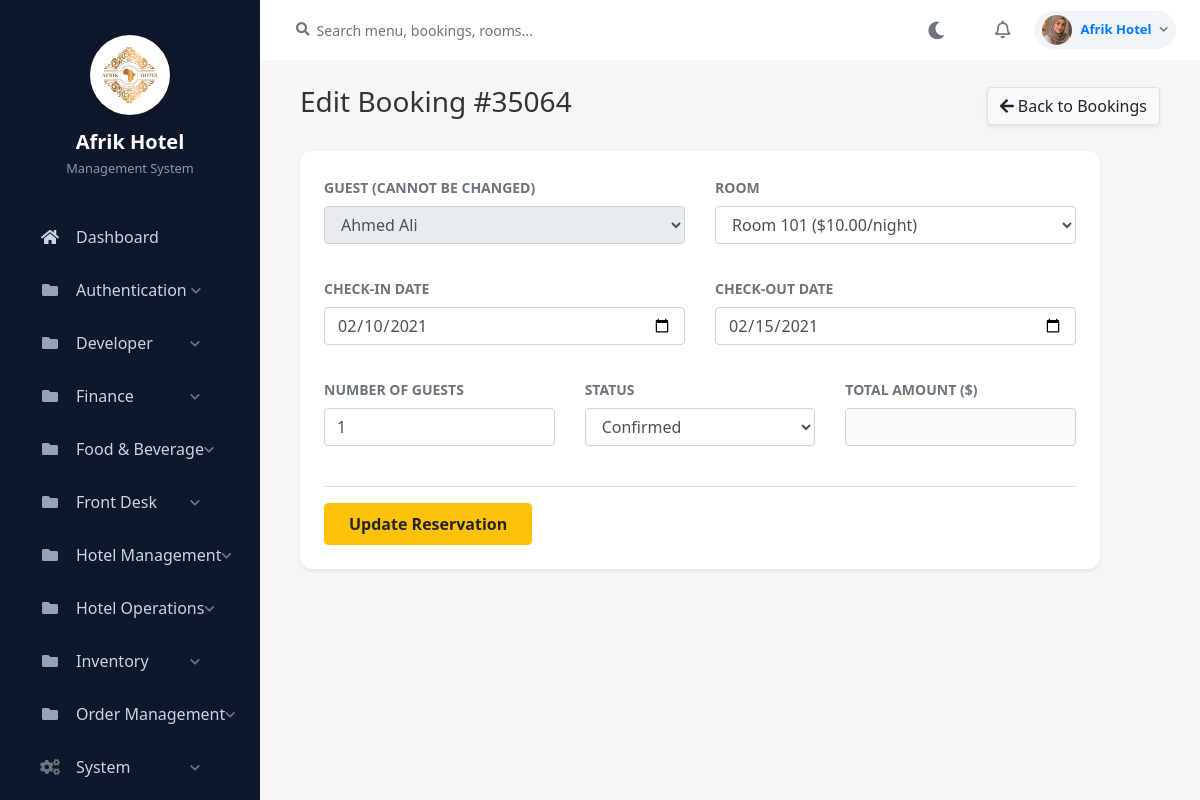
The app's page /admin/bookings/edit-booking.php?id=35064 (signed in) with its own data.
### tables this page shows
CREATE TABLE `settings` (
  `id` int(11) NOT NULL,
  `hotel_name` varchar(255) NOT NULL,
  `hotel_email` varchar(255) NOT NULL,
  `hotel_phone` varchar(50) NOT NULL,
  `hotel_address` text NOT NULL,
  `updated_at` timestamp NOT NULL DEFAULT current_timestamp() ON UPDATE current_timestamp(),
  `hotel_logo` varchar(255) DEFAULT NULL
);

CREATE TABLE `system_pages` (
  `id` int(11) NOT NULL,
  `page_name` varchar(100) NOT NULL,
  `url` varchar(255) NOT NULL,
  `category` varchar(100) NOT NULL,
  `icon_class` varchar(100) NOT NULL,
  `page_type` varchar(50) DEFAULT 'Sidebar',
  `created_at` timestamp NOT NULL DEFAULT current_timestamp()
);

CREATE TABLE `bookings` (
  `id` int(11) NOT NULL,
  `customer_id` int(11) DEFAULT NULL,
  `room_id` int(11) DEFAULT NULL,
  `check_in` date DEFAULT NULL,
  `check_out` date DEFAULT NULL,
  `total_price` decimal(10,2) NOT NULL DEFAULT 0.00,
  `status` enum('Pending','Confirmed','Checked\r\nin','Checked-out','Cancelled') DEFAULT NULL,
  `total_amount` decimal(10,2) DEFAULT NULL,
  `created_at` timestamp NOT NULL DEFAULT current_timestamp() ON UPDATE current_timestamp(),
  `num_guests` int(11) DEFAULT 1
);

### includes/auth_check.php (called while the page is built, shortened)
<?php
$scriptDir = dirname($_SERVER['SCRIPT_FILENAME']);
$basePath = '';
while (!file_exists($scriptDir . '/config/database.php') && strlen($scriptDir) > 3) {
    $basePath .= '../';
    $scriptDir = dirname($scriptDir);
}
?>

### admin/bookings/edit-booking.php (the view, shortened to what this page needs)
<?php
require_once '../../includes/auth_check.php';
require_once '../../config/database.php';
$id = $_GET['id'];
$stmt = $conn->prepare("SELECT * FROM bookings WHERE id = ?");
$stmt->bind_param("i", $id);
$stmt->execute();
$booking = $stmt->get_result()->fetch_assoc();
$customers = $conn->query("SELECT id, full_name, phone FROM customers ORDER BY full_name ASC");
$rooms = $conn->query("
    SELECT r.id, r.room_number, rt.type_name, rt.price_per_night
    FROM rooms r
    JOIN room_types rt ON r.room_type_id = rt.id
    ORDER BY r.room_number ASC
");
include '../../includes/header.php';
include '../../includes/sidebar.php';
include '../../includes/navbar.php';
?>
<div class="container-fluid">
    <div class="d-flex justify-content-between align-items-center mb-4">
        <h1 class="h3 text-gray-800">Edit Booking #<?php echo $id; ?></h1>
        <a href="bookings.php" class="btn btn-light border shadow-sm"><i class="fas fa-arrow-left"></i> Back to Bookings</a>
    </div>
    <div class="card shadow-sm border-0" style="max-width: 800px; border-radius: 12px;">
        <div class="card-body p-4">
            <form method="POST" action="">
                <div class="row">
                    <div class="col-md-6 form-group">
                        <label class="font-weight-bold text-muted small text-uppercase">Guest (Cannot be changed)</label>
                        <select class="form-control" disabled>
                            <?php while($c = $customers->fetch_assoc()): ?>
                                <option value="<?php echo $c['id']; ?>" <?php if($booking['customer_id'] == $c['id']) echo 'selected'; ?>>
                                    <?php echo htmlspecialchars($c['full_name']); ?>
                                </option>
                            <?php endwhile; ?>
                        </select>
                    </div>
                    <div class="col-md-6 form-group">
                        <label class="font-weight-bold text-muted small text-uppercase">Room</label>
                        <select name="room_id" id="room_select" class="form-control" required>
                            <?php while($r = $rooms->fetch_assoc()): ?>
                                <option value="<?php echo $r['id']; ?>" data-price="<?php echo $r['price_per_night']; ?>" <?php if($booking['room_id'] == $r['id']) echo 'selected'; ?>>
                                    Room <?php echo $r['room_number']; ?> ($<?php echo $r['price_per_night']; ?>/night)
                                </option>
                            <?php endwhile; ?>
                        </select>
                    </div>
                </div>
                <div class="row mt-3">
                    <div class="col-md-6 form-group">
                        <label class="font-weight-bold text-muted small text-uppercase">Check-In Date</label>
                        <input type="date" name="check_in" id="check_in" class="form-control" value="<?php echo $booking['check_in']; ?>" required>
                    </div>
                    <div class="col-md-6 form-group">
                        <label class="font-weight-bold text-muted small text-uppercase">Check-Out Date</label>
                        <input type="date" name="check_out" id="check_out" class="form-control" value="<?php echo $booking['check_out']; ?>" required>
                    </div>
                </div>
                <div class="row mt-3">
                    <div class="col-md-4 form-group">
                        <label class="font-weight-bold text-muted small text-uppercase">Number of Guests</label>
                        <input type="number" name="num_guests" class="form-control" value="<?php echo $booking['num_guests']; ?>" min="1" required>
                    </div>
                    <div class="col-md-4 form-group">
                        <label class="font-weight-bold text-muted small text-uppercase">Status</label>
                        <select name="status" class="form-control" required>
                            <option value="Confirmed" <?php if($booking['status'] == 'Confirmed') echo 'selected'; ?>>Confirmed</option>
                        </select>
                    </div>
                    <div class="col-md-4 form-group">
                        <label class="font-weight-bold text-muted small text-uppercase text-success">Total Amount ($)</label>
                        <input type="number" step="0.01" name="total_amount" id="total_amount" class="form-control font-weight-bold" value="<?php echo $booking['total_amount']; ?>" required readonly style="background-color: #f8fafc;">
                    </div>
                </div>
                <div class="mt-4 border-top pt-3">
                    <button type="submit" class="btn btn-warning px-4 py-2 font-weight-bold">Update Reservation</button>
                </div>
            </form>
        </div>
    </div>
</div>
<?php include '../../includes/footer.php'; ?>

### includes/sidebar.php (shortened to what this page needs)
<nav id="sidebar">
    <?php
    $sidebar_settings = [];
    if (isset($conn)) {
        $set_query = $conn->query("SELECT hotel_name, hotel_logo FROM settings WHERE id = 1");
        if ($set_query && $set_query->num_rows > 0) {
            $sidebar_settings = $set_query->fetch_assoc();
        }
    }
    $hotel_title = !empty($sidebar_settings['hotel_name']) ? htmlspecialchars($sidebar_settings['hotel_name']) : 'Afrik Hotel';
    $hotel_logo = !empty($sidebar_settings['hotel_logo']) ? htmlspecialchars($sidebar_settings['hotel_logo']) : '';
    ?>
    <div class="sidebar-header" style="flex-direction: column; text-align: center; padding-top: 35px; padding-bottom: 25px;">
        <?php if ($hotel_logo): ?>
            <img src="<?php echo $basePath; ?>assets/images/<?php echo $hotel_logo; ?>" alt="Logo" style="width: 80px; height: 80px; object-fit: cover; margin-bottom: 15px; margin-right: 0; background: #fff; border-radius: 50%; padding: 4px; box-shadow: 0 4px 10px rgba(0,0,0,0.15);">
        <?php endif; ?>
        <div>
            <div style="font-size: 1.25rem; line-height: 1.2; font-weight: 700; color: #fff;"><?php echo $hotel_title; ?></div>
            <div style="font-size: 0.8rem; font-weight: normal; color: #8a99af; margin-top: 5px;">Management System</div>
        </div>
    </div>
    <?php
    $current_page = basename($_SERVER['PHP_SELF']);
    $menu_structure = [];
    if (isset($conn)) {
        $pages_query = $conn->query("SELECT * FROM system_pages ORDER BY category ASC, id ASC");
        while($row = $pages_query->fetch_assoc()) {
            if (hasPermission($row['url'])) {
                if ($row['category'] === 'Finance' && (stripos($row['page_name'], 'report') !== false || stripos($row['url'], 'report') !== false)) {
                    $menu_structure['Reports'][] = $row;
                } else {
                    $menu_structure[$row['category']][] = $row;
                }
            }
        }
        $ordered_menu = [];
        if (isset($menu_structure['Main'])) {
            $ordered_menu['Main'] = $menu_structure['Main'];
            unset($menu_structure['Main']);
        }
        $system_pages = isset($menu_structure['System']) ? $menu_structure['System'] : null;
        unset($menu_structure['System']);
        $reports_pages = isset($menu_structure['Reports']) ? $menu_structure['Reports'] : null;
        unset($menu_structure['Reports']);
        foreach ($menu_structure as $cat => $pages) {
            $ordered_menu[$cat] = $pages;
        }
        if ($system_pages) {
            $ordered_menu['System'] = $system_pages;
        }
        if ($reports_pages) {
            $ordered_menu['Reports'] = $reports_pages;
        }
        $menu_structure = $ordered_menu;
    }
    ?>
    <ul class="list-unstyled components">
        <?php foreach($menu_structure as $category => $cat_pages): ?>
            <?php if ($category === 'Main'): ?>
                <?php foreach($cat_pages as $page): ?>
                    <li class="<?php echo ($current_page == basename($page['url'])) ? 'active' : ''; ?>">
                        <a href="<?php echo $basePath . $page['url']; ?>" class="d-flex align-items-center">
                            <i class="<?php echo htmlspecialchars($page['icon_class']); ?> mr-3" style="width: 20px; text-align: center;"></i>
                            <span style="white-space: nowrap;"><?php echo htmlspecialchars($page['page_name']); ?></span>
                        </a>
                    </li>
                <?php endforeach; ?>
            <?php else: ?>
                <?php $cat_id = md5($category); ?>
                <li>
                    <a href="#cat-<?php echo $cat_id; ?>" data-toggle="collapse" aria-expanded="false" class="d-flex justify-content-between align-items-center">
                        <div class="d-flex align-items-center">
                            <?php if ($category === 'Reports'): ?>
                                <i class="fas fa-chart-bar text-muted mr-3" style="width: 20px; text-align: center;"></i>
                            <?php elseif ($category === 'System'): ?>
                                <i class="fas fa-cogs text-muted mr-3" style="width: 20px; text-align: center;"></i>
                            <?php else: ?>
                                <i class="fas fa-folder text-muted mr-3" style="width: 20px; text-align: center;"></i>
                            <?php endif; ?>
                            <span style="white-space: nowrap;"><?php echo htmlspecialchars($category); ?></span>
                        </div>
                        <i class="fas fa-chevron-down text-muted" style="font-size: 0.7rem;"></i>
                    </a>
                </li>
            <?php endif; ?>
        <?php endforeach; ?>
    </ul>
</nav>

### includes/navbar.php (shortened to what this page needs)
<?php
$nav_username = htmlspecialchars($_SESSION['admin_username'] ?? 'Admin');
$nav_avatar = 'https://ui-avatars.com/api/?name=' . urlencode($nav_username) . '&background=10b981&color=fff';
if (isset($_SESSION['admin_id']) && isset($conn)) {
    $admin_id = intval($_SESSION['admin_id']);
    $pic_query = $conn->query("SELECT profile_picture FROM admin WHERE id = $admin_id");
    if ($pic_query && $pic_query->num_rows > 0) {
        $pic_data = $pic_query->fetch_assoc();
        if (!empty($pic_data['profile_picture'])) {
            $base = isset($basePath) ? $basePath : '../';
            $nav_avatar = $base . 'assets/images/' . htmlspecialchars($pic_data['profile_picture']);
        }
    }
}
?>
<div id="content">
    <div class="top-navbar px-4 py-2 d-flex align-items-center justify-content-between" style="background: var(--card-bg, #ffffff); border-bottom: 1px solid var(--border-color); position: sticky; top: 0; z-index: 999; transition: background 0.3s ease;">
        <div class="d-flex align-items-center flex-grow-1">
            <div class="input-group" style="max-width: 350px;">
                <div class="input-group-prepend">
                    <span class="input-group-text bg-transparent border-0 pr-1">
                        <i class="fas fa-search text-muted" style="font-size: 0.85rem;"></i>
                    </span>
                </div>
                <input type="text" class="form-control bg-transparent border-0 shadow-none px-1" placeholder="Search menu, bookings, rooms..." style="color: var(--text-main); font-size: 0.88rem;">
            </div>
        </div>
        <div class="d-flex align-items-center">
            <button type="button" id="darkModeToggle" class="btn btn-link text-muted p-2 mr-2" style="font-size: 1.1rem; text-decoration: none;">
                <i class="fas fa-moon" id="themeIcon"></i>
            </button>
            <div class="dropdown mx-2">
                <a href="#" class="text-muted position-relative d-inline-flex align-items-center p-2" id="notificationDropdown" data-toggle="dropdown" aria-haspopup="true" aria-expanded="false" style="font-size: 1.1rem;">
                    <i class="far fa-bell"></i>
                </a>
            </div>
            <div class="dropdown ml-2">
                <a href="#" class="d-flex align-items-center text-decoration-none py-1 px-2 rounded-pill" id="profileDropdown" data-toggle="dropdown" aria-haspopup="true" aria-expanded="false" style="background: var(--body-bg, #f1f5f9); border: 1px solid var(--border-color);">
                    <img src="<?php echo $nav_avatar; ?>" class="rounded-circle mr-2" style="width: 30px; height: 30px; object-fit: cover;" alt="User">
                    <span class="font-weight-bold mr-2 d-none d-sm-inline" style="font-size: 0.82rem; color: var(--text-main);"><?php echo $nav_username; ?></span>
                    <i class="fas fa-chevron-down text-muted" style="font-size: 0.6rem;"></i>
                </a>
            </div>
        </div>
    </div>
    <div class="content-wrapper">

### assets/css/style.css (style rules this page uses)
body { background-color: #f4f7f6; font-family: 'Segoe UI', Tahoma, Geneva, Verdana, sans-serif; color: #333; margin: 0; padding: 0; height: 100vh; overflow: hidden !important; }
#sidebar { width: 260px; min-width: 260px; background: #1c2434; height: 100vh; color: #8a99af; transition: all 0.3s; display: flex; flex-direction: column; overflow-y: auto; flex-shrink: 0; }
#sidebar .sidebar-header { padding: 25px 20px; font-size: 1.25rem; font-weight: 600; color: #fff; display: flex; align-items: center; }
#sidebar ul.components { padding: 10px 15px; flex-grow: 1; }
#sidebar ul li { margin-bottom: 5px; }
#sidebar ul li a { padding: 12px 20px; font-size: 1rem; display: block; color: #8a99af; text-decoration: none; border-radius: 8px; transition: all 0.2s ease-in-out; }
#sidebar ul li a i { margin-right: 15px; width: 20px; text-align: center; }
#content { flex-grow: 1; width: calc(100% - 260px); height: 100vh; transition: all 0.3s; overflow-y: auto; overflow-x: hidden; display: flex; flex-direction: column; }
.content-wrapper { padding: 25px; }
.top-navbar { background: #fff; padding: 15px 25px; border-bottom: 1px solid #e2e8f0; display: flex; justify-content: space-between; align-items: center; flex-shrink: 0; }
.card { border: none; border-radius: 12px; box-shadow: 0 2px 10px rgba(0, 0, 0, 0.04); margin-bottom: 20px; }

### includes/header.php (style rules this page uses)
body { margin: 0; padding: 0; overflow: hidden !important; height: 100vh; }
#sidebar { min-width: 260px; max-width: 260px; height: 100vh; overflow-y: auto; flex-shrink: 0; scrollbar-width: thin; background-color: #0f172a; }
#sidebar ul { padding-left: 0; list-style: none; }
#sidebar a { padding: 12px 25px !important; color: #cbd5e1 !important; text-decoration: none !important; transition: all 0.2s ease; font-size: 0.95rem; display: flex; align-items: center; }
#sidebar .fas.fa-folder { color: #94a3b8 !important; }
#content { flex-grow: 1; height: 100vh; overflow-y: auto; overflow-x: hidden; transition: all 0.3s; }

### records on screen
settings: hotel_logo (picture), hotel_name "Afrik Hotel"
system_pages: page_name "Dashboard"
bookings: check_in "02/10/2021", check_out "02/15/2021", num_guests "1", status "Confirmed"

### other values on screen
$category "Authentication"
$category "Developer"
$category "Finance"
$category "Food & Beverage"
$category "Front Desk"
$category "Hotel Management"
$category "Hotel Operations"
$category "Inventory"
$category "Order Management"
$category "System"
$nav_username "Afrik Hotel"
$id "35064"
form field value "Ahmed Ali"
